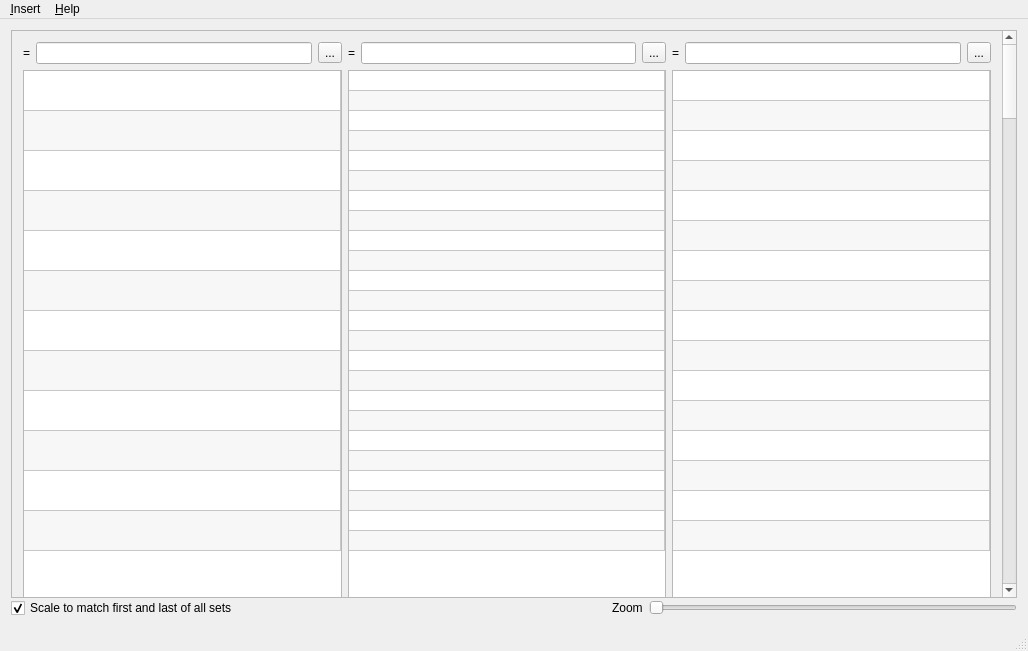
<?xml version="1.0" encoding="UTF-8"?>
<ui version="4.0">
 <class>MainWindow</class>
 <widget class="QMainWindow" name="MainWindow">
  <property name="geometry">
   <rect>
    <x>0</x>
    <y>0</y>
    <width>1028</width>
    <height>651</height>
   </rect>
  </property>
  <property name="windowTitle">
   <string>MainWindow</string>
  </property>
  <widget class="QWidget" name="centralWidget">
   <layout class="QVBoxLayout" name="verticalLayout">
    <property name="spacing">
     <number>0</number>
    </property>
    <item>
     <widget class="QScrollArea" name="scrollArea">
      <property name="verticalScrollBarPolicy">
       <enum>Qt::ScrollBarAlwaysOn</enum>
      </property>
      <property name="widgetResizable">
       <bool>true</bool>
      </property>
      <widget class="QWidget" name="scrollAreaWidgetContents">
       <property name="geometry">
        <rect>
         <x>0</x>
         <y>0</y>
         <width>994</width>
         <height>6012</height>
        </rect>
       </property>
       <layout class="QHBoxLayout" name="horizontalLayout_2">
        <item>
         <spacer name="verticalSpacer">
          <property name="orientation">
           <enum>Qt::Vertical</enum>
          </property>
          <property name="sizeType">
           <enum>QSizePolicy::MinimumExpanding</enum>
          </property>
          <property name="sizeHint" stdset="0">
           <size>
            <width>0</width>
            <height>6000</height>
           </size>
          </property>
         </spacer>
        </item>
        <item>
         <layout class="QVBoxLayout" name="verticalLayout_3">
          <item>
           <layout class="QHBoxLayout" name="horizontalLayout_4">
            <item>
             <widget class="QLabel" name="label_2">
              <property name="text">
               <string>=</string>
              </property>
             </widget>
            </item>
            <item>
             <widget class="QLineEdit" name="lineEdit"/>
            </item>
            <item>
             <widget class="QToolButton" name="toolButton">
              <property name="text">
               <string>...</string>
              </property>
             </widget>
            </item>
           </layout>
          </item>
          <item>
           <widget class="QTableWidget" name="tableWidget">
            <property name="alternatingRowColors">
             <bool>true</bool>
            </property>
            <property name="rowCount">
             <number>12</number>
            </property>
            <attribute name="horizontalHeaderVisible">
             <bool>false</bool>
            </attribute>
            <attribute name="horizontalHeaderStretchLastSection">
             <bool>true</bool>
            </attribute>
            <attribute name="verticalHeaderVisible">
             <bool>false</bool>
            </attribute>
            <attribute name="verticalHeaderDefaultSectionSize">
             <number>40</number>
            </attribute>
            <attribute name="verticalHeaderMinimumSectionSize">
             <number>0</number>
            </attribute>
            <attribute name="verticalHeaderStretchLastSection">
             <bool>false</bool>
            </attribute>
            <row>
             <property name="text">
              <string>1</string>
             </property>
            </row>
            <row>
             <property name="text">
              <string>2</string>
             </property>
            </row>
            <row>
             <property name="text">
              <string>3</string>
             </property>
            </row>
            <row>
             <property name="text">
              <string>4</string>
             </property>
            </row>
            <row>
             <property name="text">
              <string>5</string>
             </property>
            </row>
            <row>
             <property name="text">
              <string>6</string>
             </property>
            </row>
            <row>
             <property name="text">
              <string>7</string>
             </property>
            </row>
            <row>
             <property name="text">
              <string>8</string>
             </property>
            </row>
            <row>
             <property name="text">
              <string>9</string>
             </property>
            </row>
            <row/>
            <row/>
            <row/>
            <column>
             <property name="text">
              <string>a</string>
             </property>
            </column>
           </widget>
          </item>
         </layout>
        </item>
        <item>
         <layout class="QVBoxLayout" name="verticalLayout_4">
          <item>
           <layout class="QHBoxLayout" name="horizontalLayout_5">
            <item>
             <widget class="QLabel" name="label_3">
              <property name="text">
               <string>=</string>
              </property>
             </widget>
            </item>
            <item>
             <widget class="QLineEdit" name="lineEdit_2"/>
            </item>
            <item>
             <widget class="QToolButton" name="toolButton_2">
              <property name="text">
               <string>...</string>
              </property>
             </widget>
            </item>
           </layout>
          </item>
          <item>
           <widget class="QTableWidget" name="tableWidget_2">
            <property name="verticalScrollBarPolicy">
             <enum>Qt::ScrollBarAsNeeded</enum>
            </property>
            <property name="autoScroll">
             <bool>true</bool>
            </property>
            <property name="alternatingRowColors">
             <bool>true</bool>
            </property>
            <property name="rowCount">
             <number>24</number>
            </property>
            <attribute name="horizontalHeaderVisible">
             <bool>false</bool>
            </attribute>
            <attribute name="horizontalHeaderStretchLastSection">
             <bool>true</bool>
            </attribute>
            <attribute name="verticalHeaderVisible">
             <bool>false</bool>
            </attribute>
            <attribute name="verticalHeaderDefaultSectionSize">
             <number>20</number>
            </attribute>
            <attribute name="verticalHeaderMinimumSectionSize">
             <number>0</number>
            </attribute>
            <attribute name="verticalHeaderStretchLastSection">
             <bool>false</bool>
            </attribute>
            <row>
             <property name="text">
              <string>New Row</string>
             </property>
            </row>
            <row>
             <property name="text">
              <string>New Row</string>
             </property>
            </row>
            <row>
             <property name="text">
              <string>New Row</string>
             </property>
            </row>
            <row>
             <property name="text">
              <string>New Row</string>
             </property>
            </row>
            <row>
             <property name="text">
              <string>New Row</string>
             </property>
            </row>
            <row>
             <property name="text">
              <string>New Row</string>
             </property>
            </row>
            <row>
             <property name="text">
              <string>New Row</string>
             </property>
            </row>
            <row>
             <property name="text">
              <string>1</string>
             </property>
            </row>
            <row>
             <property name="text">
              <string>3</string>
             </property>
            </row>
            <row/>
            <row/>
            <row/>
            <row/>
            <row/>
            <row/>
            <row/>
            <row/>
            <row/>
            <row/>
            <row/>
            <row/>
            <row/>
            <row/>
            <row/>
            <column>
             <property name="text">
              <string>b</string>
             </property>
            </column>
           </widget>
          </item>
         </layout>
        </item>
        <item>
         <layout class="QVBoxLayout" name="verticalLayout_5">
          <item>
           <layout class="QHBoxLayout" name="horizontalLayout_6">
            <item>
             <widget class="QLabel" name="label_4">
              <property name="text">
               <string>=</string>
              </property>
             </widget>
            </item>
            <item>
             <widget class="QLineEdit" name="lineEdit_3"/>
            </item>
            <item>
             <widget class="QToolButton" name="toolButton_3">
              <property name="text">
               <string>...</string>
              </property>
             </widget>
            </item>
           </layout>
          </item>
          <item>
           <widget class="QTableWidget" name="tableWidget_3">
            <property name="alternatingRowColors">
             <bool>true</bool>
            </property>
            <property name="rowCount">
             <number>16</number>
            </property>
            <attribute name="horizontalHeaderVisible">
             <bool>false</bool>
            </attribute>
            <attribute name="horizontalHeaderStretchLastSection">
             <bool>true</bool>
            </attribute>
            <attribute name="verticalHeaderVisible">
             <bool>false</bool>
            </attribute>
            <attribute name="verticalHeaderMinimumSectionSize">
             <number>0</number>
            </attribute>
            <row>
             <property name="text">
              <string>New Row</string>
             </property>
            </row>
            <row>
             <property name="text">
              <string>New Row</string>
             </property>
            </row>
            <row>
             <property name="text">
              <string>New Row</string>
             </property>
            </row>
            <row>
             <property name="text">
              <string>New Row</string>
             </property>
            </row>
            <row>
             <property name="text">
              <string>New Row</string>
             </property>
            </row>
            <row>
             <property name="text">
              <string>New Row</string>
             </property>
            </row>
            <row>
             <property name="text">
              <string>New Row</string>
             </property>
            </row>
            <row>
             <property name="text">
              <string>1</string>
             </property>
            </row>
            <row>
             <property name="text">
              <string>3</string>
             </property>
            </row>
            <row/>
            <row/>
            <row/>
            <row/>
            <row/>
            <row/>
            <row/>
            <column>
             <property name="text">
              <string>c</string>
             </property>
            </column>
           </widget>
          </item>
         </layout>
        </item>
       </layout>
      </widget>
     </widget>
    </item>
    <item>
     <layout class="QHBoxLayout" name="horizontalLayout">
      <property name="topMargin">
       <number>0</number>
      </property>
      <item>
       <widget class="QCheckBox" name="checkBox">
        <property name="text">
         <string>Scale to match first and last of all sets</string>
        </property>
        <property name="checked">
         <bool>true</bool>
        </property>
       </widget>
      </item>
      <item>
       <spacer name="horizontalSpacer">
        <property name="orientation">
         <enum>Qt::Horizontal</enum>
        </property>
        <property name="sizeHint" stdset="0">
         <size>
          <width>40</width>
          <height>20</height>
         </size>
        </property>
       </spacer>
      </item>
      <item>
       <widget class="QLabel" name="label">
        <property name="text">
         <string>Zoom</string>
        </property>
       </widget>
      </item>
      <item>
       <widget class="QSlider" name="horizontalSlider">
        <property name="maximum">
         <number>1000</number>
        </property>
        <property name="orientation">
         <enum>Qt::Horizontal</enum>
        </property>
       </widget>
      </item>
     </layout>
    </item>
   </layout>
  </widget>
  <widget class="QMenuBar" name="menuBar">
   <property name="geometry">
    <rect>
     <x>0</x>
     <y>0</y>
     <width>1028</width>
     <height>22</height>
    </rect>
   </property>
   <widget class="QMenu" name="menu_Insert">
    <property name="title">
     <string>&amp;Insert</string>
    </property>
    <widget class="QMenu" name="menuColumn">
     <property name="title">
      <string>Column</string>
     </property>
     <addaction name="actionLeft_of_first"/>
     <addaction name="actionBefore"/>
     <addaction name="actionAfter"/>
     <addaction name="actionOn_right"/>
    </widget>
    <addaction name="menuColumn"/>
   </widget>
   <widget class="QMenu" name="menu_Help">
    <property name="title">
     <string>&amp;Help</string>
    </property>
    <addaction name="action_About_Kst_table_editor"/>
    <addaction name="actionAbout_Kst"/>
   </widget>
   <addaction name="menu_Insert"/>
   <addaction name="menu_Help"/>
  </widget>
  <widget class="QStatusBar" name="statusBar"/>
  <action name="actionLeft_of_first">
   <property name="text">
    <string>on left</string>
   </property>
  </action>
  <action name="actionBefore">
   <property name="text">
    <string>before...</string>
   </property>
  </action>
  <action name="actionAfter">
   <property name="text">
    <string>after...</string>
   </property>
  </action>
  <action name="actionOn_right">
   <property name="text">
    <string>on right</string>
   </property>
  </action>
  <action name="action_About_Kst_table_editor">
   <property name="text">
    <string>&amp;About Kst Table Editor...</string>
   </property>
  </action>
  <action name="actionAbout_Kst">
   <property name="text">
    <string>About &amp;Kst...</string>
   </property>
  </action>
 </widget>
 <layoutdefault spacing="6" margin="11"/>
 <resources/>
 <connections/>
</ui>
